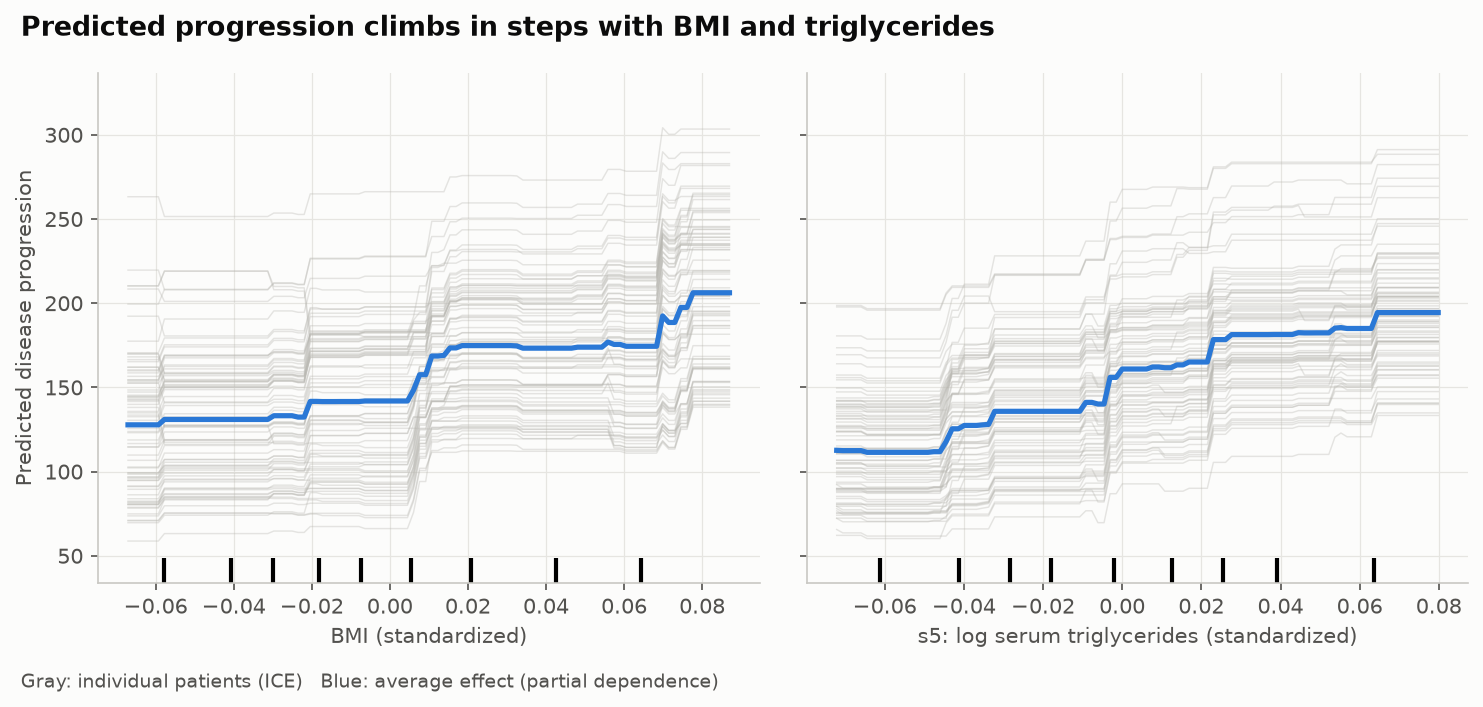

Source code (Python):
"""
Partial Dependence & ICE Plot  -  family: Machine learning

DESIGN PURPOSE
Shows how a model's prediction changes as one feature varies while the others
stay at their observed values. Thin ICE lines trace individual cases and the
bold line is their average (partial dependence), which exposes the shape of a
feature's effect: linear, threshold, plateau or interaction.

WHEN TO USE
  - Explain the shape of a feature's effect in a black-box model (gradient
    boosting, random forest)
  - Check for thresholds or saturation that a linear model would miss
  - Spot interactions (ICE lines that are not parallel)

AVOID WHEN
  - The feature is strongly correlated with others (the model gets evaluated
    on impossible combinations)
  - You need effects for more than ~2 features at once

ALTERNATIVES
  - SHAP dependence plot
  - Accumulated local effects (ALE) plot, which copes better with correlated
    features

EXAMPLE
A gradient-boosting model of disease progression one year after baseline,
fitted to the real Diabetes dataset bundled with scikit-learn (load_diabetes,
442 patients, standardized features). The panels show BMI and the serum
triglycerides measure (s5).

Run:  python partial_dependence.py
"""
import sys
from pathlib import Path

import numpy as np
import pandas as pd
import matplotlib.pyplot as plt

# Library style: categorical colors in fixed order, recessive axes, hairline grid.
PALETTE = ["#2a78d6", "#eb6834", "#1baf7a", "#eda100",
           "#e87ba4", "#008300", "#6250d6", "#e34948"]
SEQ_CMAP = "Blues"      # sequential: one hue, light -> dark
DIV_CMAP = "RdBu_r"     # diverging: two opposite hues, neutral midpoint
GRAY = "#b8b7b1"        # de-emphasised marks
plt.rcParams.update({
    "figure.figsize": (8, 4.8), "figure.dpi": 110, "figure.facecolor": "#fcfcfb",
    "axes.facecolor": "#fcfcfb", "axes.edgecolor": "#c9c8c3", "axes.linewidth": 0.8,
    "axes.spines.top": False, "axes.spines.right": False,
    "axes.grid": True, "grid.color": "#e6e5e1", "grid.linewidth": 0.6, "axes.axisbelow": True,
    "axes.prop_cycle": plt.cycler(color=PALETTE),
    "axes.titlesize": 13, "axes.titleweight": "bold", "axes.titlelocation": "left",
    "axes.labelcolor": "#52514e", "xtick.color": "#52514e", "ytick.color": "#52514e",
    "text.color": "#0b0b0b", "font.size": 10, "lines.linewidth": 2,
    "legend.frameon": False,
})

from sklearn.datasets import load_diabetes
from sklearn.ensemble import GradientBoostingRegressor
from sklearn.inspection import PartialDependenceDisplay

# --- Example data ------------------------------------------------------------
diab = load_diabetes(as_frame=True)
X, y = diab.data, diab.target
model = GradientBoostingRegressor(n_estimators=300, max_depth=2, learning_rate=0.05,
                                  random_state=0).fit(X, y)
print(f"R² on training data: {model.score(X, y):.2f}")
X.describe().loc[["mean", "std"], ["bmi", "s5"]].round(3)

# --- Plot --------------------------------------------------------------------
fig, axes = plt.subplots(1, 2, figsize=(10, 4.6), sharey=True)
PartialDependenceDisplay.from_estimator(
    model, X, ["bmi", "s5"], kind="both", subsample=80, random_state=0, ax=axes,
    ice_lines_kw={"color": "#b8b7b1", "alpha": 0.35, "linewidth": 0.7},
    pd_line_kw={"color": PALETTE[0], "linewidth": 2.5, "linestyle": "-"})
for ax, name in zip(axes, ["BMI (standardized)", "s5: log serum triglycerides (standardized)"]):
    ax.set_xlabel(name)
    ax.grid(True, color="#e6e5e1", linewidth=0.6)
    leg = ax.get_legend()
    if leg:
        leg.remove()
axes[0].set_ylabel("Predicted disease progression")
axes[1].set_ylabel("")
fig.suptitle("Predicted progression climbs in steps with BMI and triglycerides",
             x=0.02, ha="left", fontsize=13, fontweight="bold")
fig.text(0.02, 0.005, "Gray: individual patients (ICE)   Blue: average effect (partial dependence)",
         fontsize=9, color="#52514e")
fig.tight_layout(rect=(0, 0.03, 1, 1))

# --- Save / show -------------------------------------------------------------
out = Path(__file__).with_name(Path(__file__).stem + ".png")
fig.savefig(out, dpi=150, bbox_inches="tight")
print(f"saved {out}")
if "--no-show" not in sys.argv:
    plt.show()
